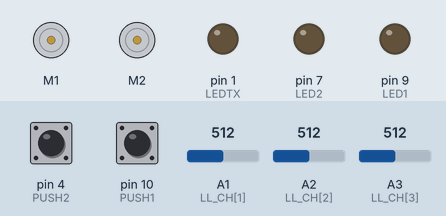
This sketch was run on a simulated Arduino Uno, built with avr-gcc and run on an emulated ATmega328P. Parts: 2 × DC motor (green arrow = forward, orange = backward, longer = faster), output pins drawn as LEDs (lit = HIGH). Dashed ring = blinking. Inputs (shaded band) come from the test bench; at power-on: pin 10 (PUSH1) HIGH, pin 4 (PUSH2) HIGH, A1 (LL_CH[1]) = 512, A3 (LL_CH[3]) = 512, A2 (LL_CH[2]) = 512.

Above: at 1.2 s.
1.3 s: pin 10 (PUSH1) pulled LOW for 1 s
At 1.47 s:
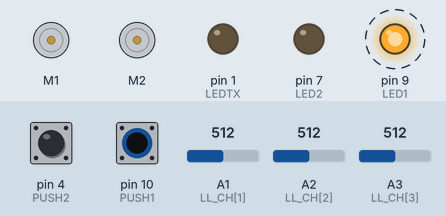
4.3 s: pin 4 (PUSH2) pulled LOW for 3.2 s
At 8.7 s:
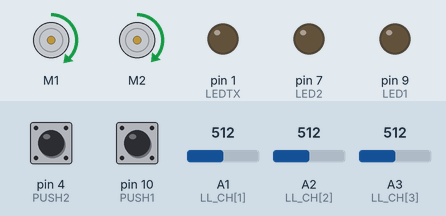
9.0 s: pin 10 (PUSH1) pulled LOW for 0.15 s
At 9.17 s:
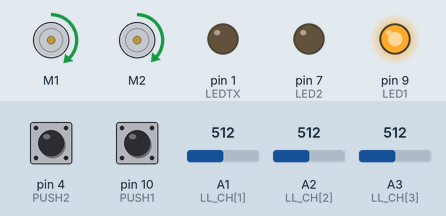
10.7 s: A1 (LL_CH[1]) set to 716
At 11.03 s:
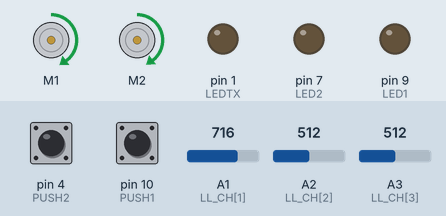
13.7 s: A3 (LL_CH[3]) set to 190
16.7 s: pin 4 (PUSH2) pulled LOW for 0.15 s
At 16.95 s:
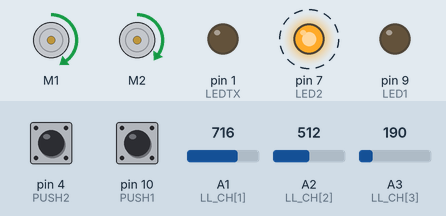
Timing chart, 0 to 20.8 s (numbered marks = the images above; inputs shaded):
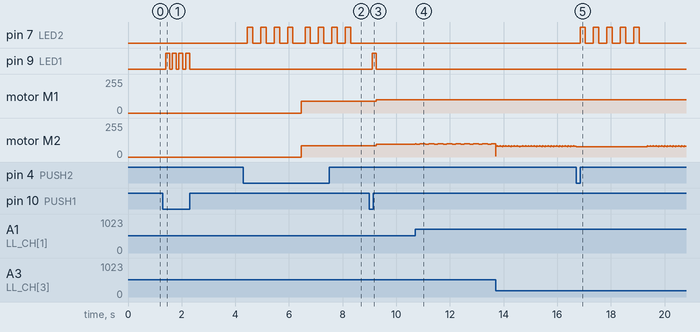

The sketch:

seguidorDeLinea_BLR_PID.ino
```cpp
/*
Seguidor de linea PID con Basic Line Robot V1.0
Por: MakingMario
De: Making Robotics Colombia
*/
#include <OrangutanMotors.h>
//---------------------------------------------------------------------------------------------------------------------------------------------------------------------------------------------
#define LEDTX   1          //PD1
#define LED1    9          //PB1 (izquierdo)
#define LED2    7          //PD7 (derecho)

#define PUSH1   10         //botón PB2 (izquierdo)
#define PUSH2   4          //botón PD4 (derecho)

//---------------------------------------------------------------------------------------------------------------------------------------------------------------------------------------------
int inByte = '0';
//---------------------------------------------------------------------------------------------------------------------------------------------------------------------------------------------
int sensor=1000;

OrangutanMotors motors;
unsigned int  LL_VALORES[6], _lastValue; //para la función LEER_LINEA()

int posicion;
int proportional;
int derivative;
int last_proportional;
int integral;
int power_difference;
int maximo = 80;
//---------------------------------------------------------------------------------------------------------------------------------------------------------------------------------------------
void setup() {

  pinMode(LEDTX, OUTPUT);
  pinMode(LED1, OUTPUT);
  pinMode(LED2, OUTPUT);

  pinMode(PUSH1, INPUT);
  digitalWrite(PUSH1, HIGH);//ACTIVA PULL UP

  pinMode(PUSH2, INPUT);
  digitalWrite(PUSH2, HIGH);//ACTIVA PULL UP

  motors.setSpeeds(0, 0);
  inByte = 0;
  sensor = 0;
}

//---------------------------------------------------------------------------------------------------------------------------------------------------------------------------------------------
void loop()
{
   if(digitalRead(PUSH1)==LOW)
   {
    delay(100);
    digitalWrite(LED1,HIGH);
    inByte ++;
    if(inByte>=6) inByte=1;
    delay(150);
    digitalWrite(LED1,LOW);
   }

   if(digitalRead(PUSH2)==LOW)
   {
    delay(150);
    for(int i = 1; i<= inByte; i ++)
    {
      digitalWrite(LED2,HIGH);
      delay(200);
      digitalWrite(LED2,LOW);
      delay(300);
    }
    sensor = inByte;
   }

   if(sensor != 0)
   {
    posicion=LEER_LINEA();  //Devuelve un valor entre 1000 y 3000
    proportional = ((int)posicion) - 2000;

    // Calcula el término derivativo y el término integral
    derivative = proportional - last_proportional;
    integral += proportional;

    // Registra la última posición proporcional
    last_proportional = proportional;

    if(inByte==1)//si llegó 1?
    {
    power_difference = proportional/25 + integral/10000 + derivative*1;
    maximo = 60;//
    }

    if(inByte==2)//si llegó 2?
    {
    power_difference = proportional/22 + integral/10000 + derivative*1;
    maximo = 70;//
    }

    if(inByte==3)//si llegó 3?
    {
    power_difference = proportional/19 + integral/10000 + derivative*1;
    maximo = 80;//
    }

    if(inByte==4)//si llegó 4?
    {
    power_difference = proportional/16 + integral/10000 + derivative*1;
    maximo = 90;//
    }

    if(inByte==5)//si llegó 5? aún no está lista
    {
    power_difference = proportional/15 + integral/10000 + derivative*3/2;
    maximo = 100;//
    }

    if(power_difference > maximo)
      power_difference = maximo;
    if(power_difference < -maximo)
      power_difference = -maximo;

    //Esta estructura if else se anula si se desea que el robot "no se mueva"
    if(power_difference < 0)
    motors.setSpeeds(maximo, maximo+power_difference+5);//+5 a causa del motor derecho
    else
    motors.setSpeeds(maximo-power_difference, maximo-5);//-5 a causa del motor derecho
   }
}//loop
//---------------------------------------------------------------------------------------------------------------------------------------------------------------------------------------------
/*
Vista superior Basic Line
        Robot
       ......
     .A3 A2 A1.
   .            .
 ..A6          A0..
 ||.   BASIC    .||
 ||.   LINE     .||
 ||.   ROBOT    .||
 ...   V1.0     ...
   .            .
      ........
*/
int LEER_LINEA(void)
  {
char LL_CH[5]={0,A1,A2,A3,0};//marcados como 1 2 3
unsigned char LL_CONT, on_line ;
unsigned long avg;
unsigned int sum;


    for(LL_CONT=1;LL_CONT<=3;LL_CONT++)
    {
     LL_VALORES[LL_CONT]=0;
    }

    for(LL_CONT=1;LL_CONT<=3;LL_CONT++)
    {
     LL_VALORES[LL_CONT] = (map(analogRead( LL_CH[LL_CONT]), 0, 1023, 0, 1000));
    }
        avg = 0;
        sum = 0;
    on_line = 0;

    for(LL_CONT=1;LL_CONT<=3;LL_CONT++)
    {
        int value = LL_VALORES[LL_CONT];
        //si el valor obtenido es mayor a éste se considera en línea
        if(value > 200) //200
        { on_line = 1;}


        // para valores que están por encima del valor del umbral de ruido
        if(value > 50) //50
        {
            avg += (long)(value) * ((LL_CONT)* 1000);
            sum += value;
        }
    }

  if(!on_line)//Si no está en línea
  {
        if(_lastValue < 2000)//para definir hacia que lado se salió
        return 1000;         //si el último valor es menor que 2000 entonces asigne 1000
        else
        return 3000;         //si el último valor es mayor que 2000 entonces asigne 3000
    }

    _lastValue = avg/sum;

    return _lastValue;
  }
//---------------------------------------------------------------------------------------------------------------------------------------------------------------------------------------------
//---------------------------------------------------------------------------------------------------------------------------------------------------------------------------------------------
```

Measured:
- after the input at 1.3 s, pin 9 (LED1): alternates HIGH for 0.15 s and LOW for 0.10 s, 8 changes in all, then stays LOW, starting after 0.10 s
- after the input at 4.3 s, pin 7 (LED2): goes 3 × (HIGH 0.20 s, LOW 0.30 s), HIGH 0.20 s, LOW 0.45 s, 3 × (HIGH 0.20 s, LOW 0.30 s), HIGH 0.20 s, then LOW, starting after 0.15 s; motor M1: stopped → forward 90/255 after 2.2 s; motor M2: stopped → forward 85/255 after 2.2 s
- after the input at 9.0 s, pin 9 (LED1): LOW → HIGH after 0.10 s, → LOW 0.15 s later; motor M1: forward 90/255 → forward 100/255 after 0.25 s; motor M2: forward 85/255 → forward 95/255 after 0.25 s
- after the input at 10.7 s, motor M2: forward 95/255 → forward 98/255 at once, then repeats every 0.33 s: forward 97/255 0.05 s, forward 96/255 0.05 s, forward 95/255 0.03 s, forward 100/255 0.05 s, forward 99/255 0.05 s, forward 98/255 0.10 s
- after the input at 16.7 s, pin 7 (LED2): alternates HIGH for 0.20 s and LOW for 0.30 s, 10 changes in all, then stays LOW, starting after 0.15 s
